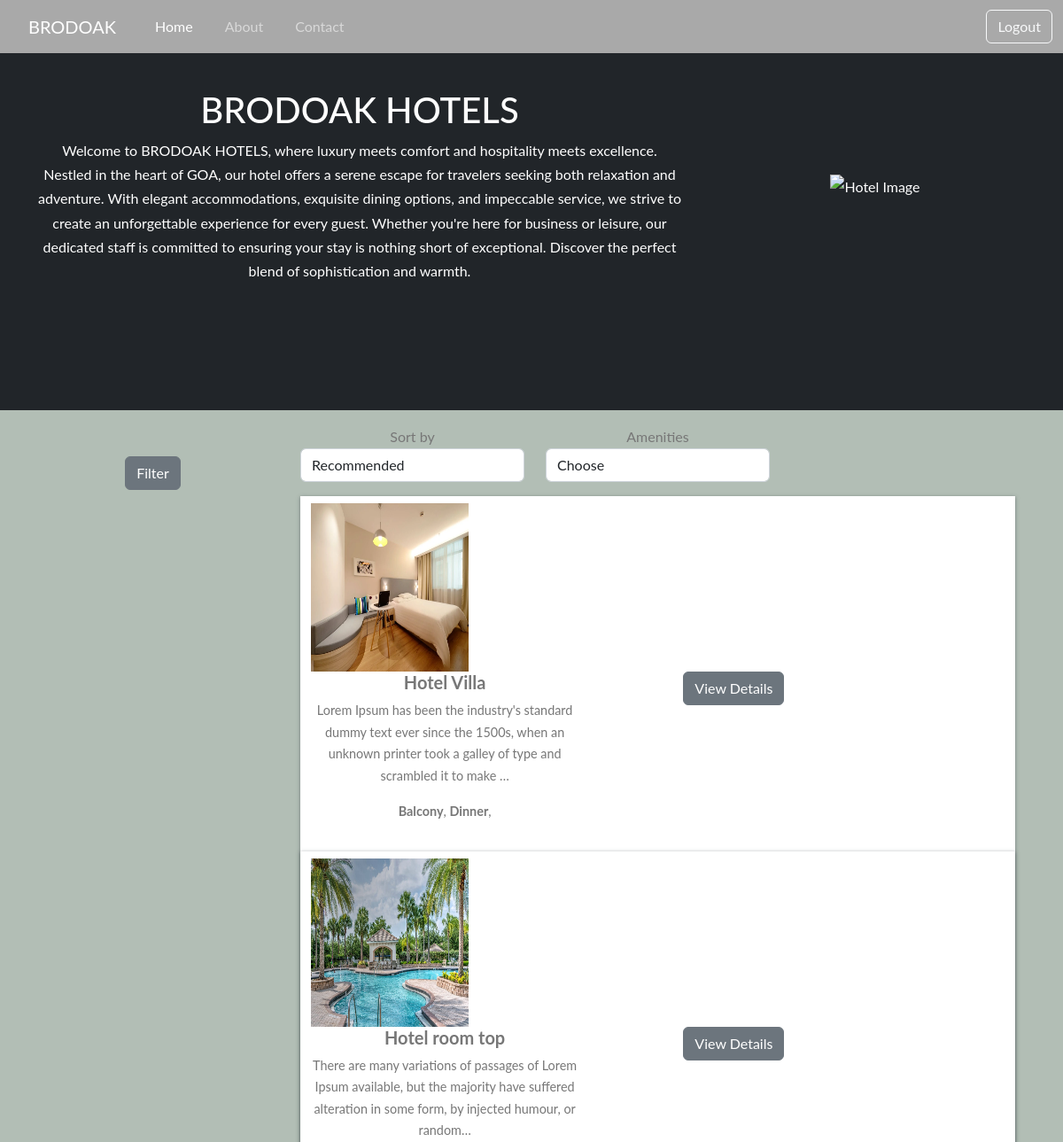
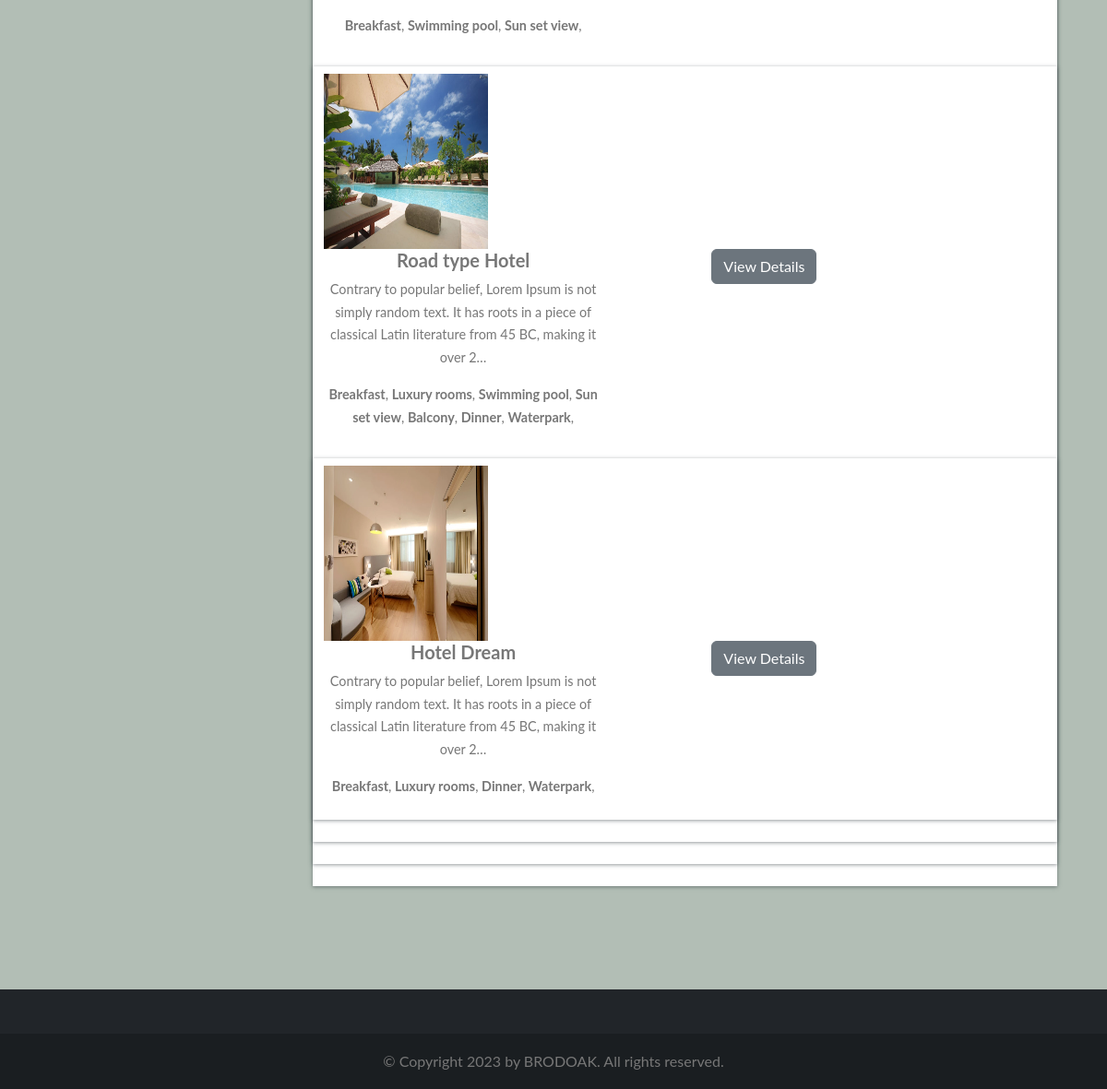
The page / on the database its author committed (2 pictures, top to bottom).
### home/models.py (models this page shows, shortened)
class BaseModel(models.Model):
    uid = models.UUIDField(default=uuid.uuid4   , editable=False , primary_key=True)
    created_at = models.DateField(auto_now_add=True)
    updated_at = models.DateField(auto_now_add=True)
    class Meta:
        abstract = True

class Hotel(BaseModel):
    hotel_name= models.CharField(max_length=100)
    hotel_price = models.IntegerField()
    description = models.TextField()
    amenities = models.ManyToManyField(Amenities)
    room_count = models.IntegerField(default=10)

class HotelImages(BaseModel):
    hotel= models.ForeignKey(Hotel ,related_name="images", on_delete=models.CASCADE)
    images = models.ImageField(upload_to="hotels")

class Amenities(BaseModel):
    amenity_name = models.CharField(max_length=100)

### home/views.py (the view)
# urls.py: path('', home , name='home'),
def home(request):
    amenities_objs = Amenities.objects.all()
    hotels_objs = Hotel.objects.all()
    sort_by = request.GET.get('sort_by')
    search = request.GET.get('search')
    amenities = request.GET.getlist('amenities')
    print(amenities)
    if sort_by:
        if sort_by == 'ASC':
            hotels_objs = hotels_objs.order_by('hotel_price')
        elif sort_by == 'DSC':
            hotels_objs = hotels_objs.order_by('-hotel_price')
    if search:
        hotels_objs = hotels_objs.filter(
            Q(hotel_name__icontains = search) |
            Q(description__icontains = search) )
    if len(amenities):
        hotels_objs = hotels_objs.filter(amenities__amenity_name__in = amenities).distinct()
    context = {'amenities_objs' : amenities_objs , 'hotels_objs' : hotels_objs , 'sort_by' : sort_by
    , 'search' : search , 'amenities' : amenities}
    return render(request , 'home.html' ,context)

### home/templates/home.html (shortened to what this page needs)
{% extends "base.html" %}
{%  block start %}
    <div class="container hotels-container">
        <div class="row mt-2 justify-content-between">
            <div class="col-md-8 text-white align-self-center mb-2 p-4 content-box">
                <h1 class="font-weight-bold">BRODOAK HOTELS</h1>
                <span class="font-weight-bold">
                    Welcome to BRODOAK HOTELS, where luxury meets comfort and hospitality meets excellence. Nestled in the heart of GOA, our hotel offers a serene escape for travelers seeking both relaxation and adventure. With elegant accommodations, exquisite dining options, and impeccable service, we strive to create an unforgettable experience for every guest. Whether you're here for business or leisure, our dedicated staff is committed to ensuring your stay is nothing short of exceptional. Discover the perfect blend of sophistication and warmth.
                </span>
            </div>
            <div class="col-md-4 text-white align-self-center mb-2 p-4 content-box">
                <img src="https://images.pexels.com/photos/258154/pexels-photo-258154.jpeg?auto=compress&cs=tinysrgb&w=1260&h=750&dpr=1" class="img-fluid float-md-right" alt="Hotel Image">
            </div>
        </div>
    </div>
<section class="search-container mb-5 pb-5">
    <div class="container">
        <div class="row">
            <div class="col-lg-3">
              <div class="row mt-2 justify-content-between">
    <div class="filter-card">
        <button class="btn btn-secondary" type="button" data-bs-toggle="collapse" data-bs-target="#filterDropdown"
            aria-expanded="false" aria-controls="filterDropdown">
            Filter
        </button>
    </div>
</div>
            </div>
            <div class="col-lg-9  px-4 mb-5">
                <form>
                <div class="row mt-3">
                    <div class="col-md-4">
                    <div class="form-inline">
                        <label class="" for="exampleFormControlSelect1">Sort by</label>
                        <select class="form-control" name="sort_by" id="exampleFormControlSelect1">
                            <option value="">Recommended</option>
                        </select>
                    </div>
                    </div>
                    <div class="col-md-4">
                        <div class="form-inline">
                           <label class="" for="exampleFormControlSelect1">Amenities</label>
                            <select name="amenities" class="form-control" >
                            <option value="">Choose</option>
                        </select>
                        </div>
                    </div>
                </div>
                </form>
                {% for hotels_obj in hotels_objs %}
                <div class="row search-card-result">
                    <div class="col-md-3">
                    <a href="/hotel-detail/{{hotels_obj.uid}}">
                        <img class="img-fluid" src="/media/{{hotels_obj.images.first.images}}" alt="Card image cap">
                    </a></div>
                   <div class="row">
    <div class="col-md-5">
        <h5>{{hotels_obj.hotel_name}}</h5>
        <p>
            {{hotels_obj.description|truncatechars:150}}
        </p>
        <p>
            {%for amenitie in hotels_obj.amenities.all %}
            <b>{{amenitie.amenity_name}}</b>,
            {% endfor %}
        </p>
    </div>
    <div class="col-md-5">
        <button class="btn btn-secondary" type="button" data-bs-toggle="collapse" data-bs-target="#hotelDetails{{hotels_obj.uid}}" aria-expanded="false" aria-controls="hotelDetails{{hotels_obj.uid}}">
            View Details
        </button>
    </div>
</div>
                {% endfor %}
            </div>
        </div>
    </div>
        </div>
</section>
{% endblock %}

### home/templates/base.html (style rules this page uses)
body { font-family: "Lato", Arial, sans-serif; font-weight: 400; font-size: 16px; line-height: 1.7; background: #fff; color: #777; text-align: center; }
.hotels-container { padding: 0.5rem 0 7rem 0; text-align: center; color: #7393B3; }
.search-container { background: #B2BEB5; }
.filter-card { padding: 20px; border-radius: 15px; box-shadow: black; color: #fff; transition: transform 0.3s ease-in-out; }
.search-card-result { box-shadow: 0px 1px 4px rgba(41, 51, 57, 0.5); margin: 1rem 0; padding: 0.5rem 0; background-color: #fff; }
.search-card-result img { height: 190px; }
.search-card-result h5 { font-style: 1.1rem; font-weight: 700; }
.search-card-result p { font-size: 0.9rem; }
.bg-dark { background: # #36454F; }

### rows shown on the page
Hotel: images.first.images (picture), hotel_name "Hotel Villa", description "Lorem Ipsum has been the industry's standard dummy text ever since the 1500s, when an unknown printer took a galley of type and scrambled it to make …"
Amenities: amenity_name "Balcony"
Amenities: amenity_name "Dinner"
Hotel: images.first.images (picture), hotel_name "Hotel room top", description "There are many variations of passages of Lorem Ipsum available, but the majority have suffered alteration in some form, by injected humour, or random…"
Amenities: amenity_name "Breakfast"
Amenities: amenity_name "Swimming pool"
Amenities: amenity_name "Sun set view"
Hotel: images.first.images (picture), hotel_name "Road type Hotel", description "Contrary to popular belief, Lorem Ipsum is not simply random text. It has roots in a piece of classical Latin literature from 45 BC, making it over 2…"
Amenities: amenity_name "Luxury rooms"
Amenities: amenity_name "Waterpark"
Hotel: images.first.images (picture), hotel_name "Hotel Dream", description "Contrary to popular belief, Lorem Ipsum is not simply random text. It has roots in a piece of classical Latin literature from 45 BC, making it over 2…"
